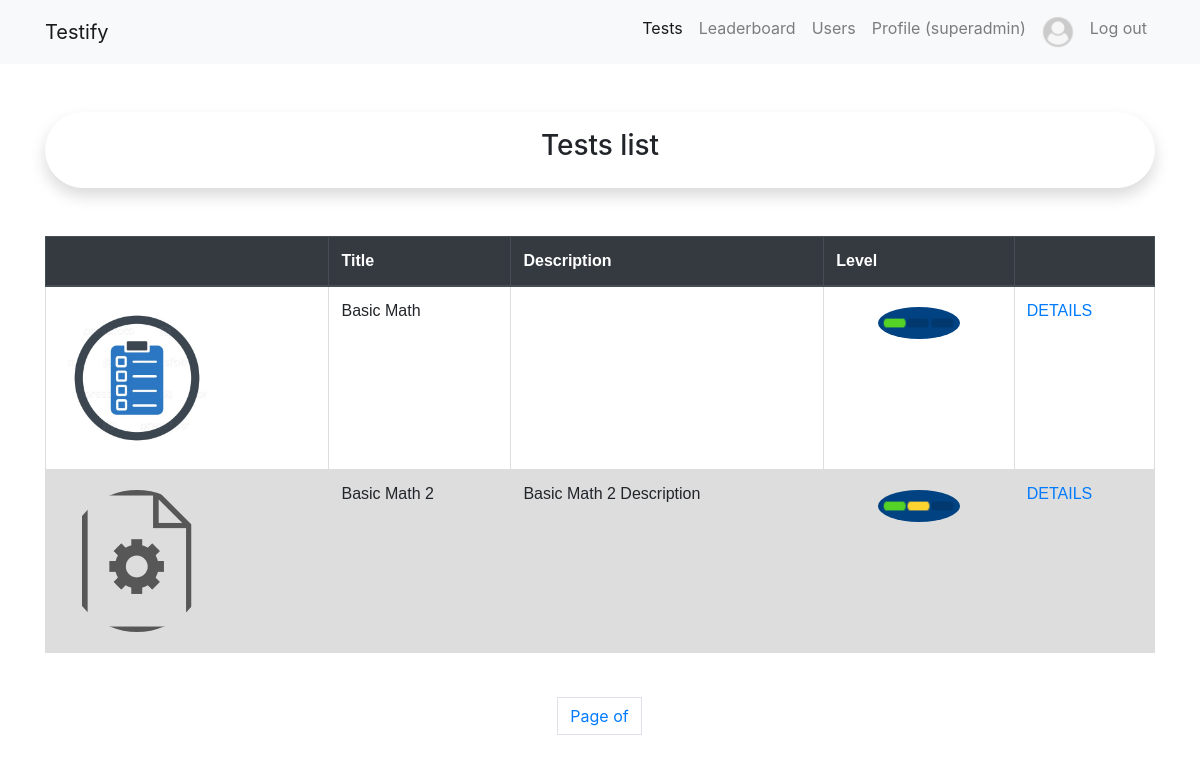
/testify/ (signed in), run on the app's committed database.
### accounts/models.py (models this page shows, shortened)
class User(AbstractUser):
    image = models.ImageField(null=True, default='default.jpg', upload_to='pics/')
    interests = models.CharField(max_length=128, null=True, blank=True)
    birth_date = models.DateField(null=True, blank=True)
    rating = models.SmallIntegerField(null=True, blank=True)

### testify/models.py (models this page shows, shortened)
class Test(models.Model):
    QUESTION_MIN_LIMIT = 3
    QUESTION_MAX_LIMIT = 20
    class LEVEL_CHOICES(models.IntegerChoices):
        BASIC = 0, "Basic"
        MIDDLE = 1, "Middle"
        ADVANCED = 2, "Advanced"
    topic = models.ForeignKey(to=Topic, related_name='tests', null=True, on_delete=models.SET_NULL)
    title = models.CharField(max_length=64)
    description = models.TextField(max_length=1024, null=True, blank=True)
    level = models.PositiveSmallIntegerField(choices=LEVEL_CHOICES.choices, default=LEVEL_CHOICES.MIDDLE)
    image = models.ImageField(default='default.png', upload_to='covers')

### testify/views.py (the view)
# urls.py: path('', TestListView.as_view(), name='list'),
class TestListView(LoginRequiredMixin, ListView):
    model = Test
    template_name = 'list.html'
    context_object_name = 'tests'

### testify/templates/list.html (shortened to what this page needs)
{% extends 'base.html' %}
{% load static %}
{% block header%}
<h3>Tests list</h3>
{% endblock %}
{% block content %}
    {% if tests %}
        <table class="table table-hover">
            <thead class="thead-dark">
                <tr>
                  <th></th>
                  <th>Title</th>
                  <th>Description</th>
                  <th>Level</th>
                  <th></th>
                </tr>
            </thead>
            {% for test in tests %}
                <tr>
                    <td><img class="rounded-circle p-1 m-1" width="150" height="150"  src="{{ test.image.url }}"></td>
                    <td> {{ test.title }}</td>
                    <td> {{ test.description }}</td>
                    <td>
                        <div class="d-flex justify-content-center">
                            <img class="rounded-circle p-1 m-1" width="90" height="40" src="{% static 'common/img/level_'%}{{ test.get_level_display }}.png">
                        </div>
                    </td>
                    <td> <a href="{% url 'tests:details' id=test.id %}">DETAILS</a></td>
                </tr>
            {% endfor %}
        </table>
        <div class="p-1 m-1">
            {% include 'includes/pagination.html' %}
        </div>
    {% else %}
        <p>No tests yet :(</p>
    {% endif %}
{% endblock %}

### templates/base.html (shortened to what this page needs)
<!DOCTYPE html>
<html lang="en">
<head>
<link rel="stylesheet" href="https://stackpath.bootstrapcdn.com/bootstrap/4.5.2/css/bootstrap.min.css"
>
</head>
<body>
{%url 'tests:list' as List %}
{%url 'accounts:leaderboard' as Leaderboard %}
{%url 'accounts:users' as Users %}
{%url 'accounts:profile' as Profile %}
{%url 'accounts:register' as Register %}
{%url 'accounts:login' as Login %}
<nav class="navbar navbar-expand-lg navbar-light bg-light">
    <div class="container">
      <a class="navbar-brand" href="{% url 'core:index' %}">Testify</a>
      <div class="collapse navbar-collapse" id="navbarSupportedContent">
            <ul class="navbar-nav ">
                {% if user.is_authenticated %}
                <li class="nav-item {% if request.path == List %} active {% endif %}">
                    <a class="nav-link" href="{% url 'tests:list' %}">Tests</a>
                </li>
                <li class="nav-item {% if request.path == Leaderboard %} active {% endif %}">
                    <a class="nav-link" href="{% url 'accounts:leaderboard' %}">Leaderboard</a>
                </li>
                <li class="nav-item {% if request.path == Users %} active {% endif %}">
                    <a class="nav-link" href="{% url 'accounts:users' %}">Users</a>
                </li>
                <li class="nav-item {% if request.path == Profile %} active {% endif %}">
                    <a class="nav-link" href="{% url 'accounts:profile' %}">Profile ({{ user.username }})</a>
                </li>
                <li class="img-circle.vert">
                    <img class="rounded-circle p-1 m-1" width="40" height="40" src=" {{ user.image.url }} ">
                </li>
                <li class="nav-item">
                    <a class="nav-link" href="{% url 'accounts:logout' %}">Log out</a>
                </li>
                {% endif %}
            </ul>
      </div>
    </div>
</nav>
<div class="container">
    <div class="border border-white rounded-pill shadow p-3 mb-5 mt-5 bg-white rounded text-center">
        {% block header %}{% endblock %}
    </div>
    {% block content %}
    {% endblock %}
</div>
</body>
</html>

### templates/base.html (style rules this page uses)
table { font-family: arial, sans-serif; border-collapse: collapse; width: 100%; }
td, th { border: 1px solid #dddddd; text-align: left; padding: 8px; }
tr:nth-child(even) { background-color: #dddddd; }

### data on the page
User: username "superadmin", image (placeholder picture)
Test: image (picture), title "Basic Math", shows a picture
Test: image (placeholder picture), title "Basic Math 2", description "Basic Math 2 Description", shows a picture
